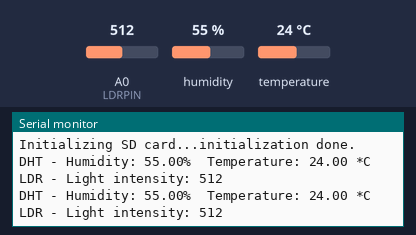
Recording of a sketch running on a simulated Arduino Uno, built with avr-gcc and run on an emulated ATmega328P. On the bench: the last lines printed to the serial monitor. Inputs (shaded band) come from the test bench; at power-on: humidity 55 %, A0 (LDRPIN) = 512, temperature 24 °C. The local clock reads 2024-03-15 10:24:30 at power-on unless the sketch sets it; storage starts empty.

Above: at 2.9 s.
3.0 s: humidity set to 22 %
At 4.9 s:
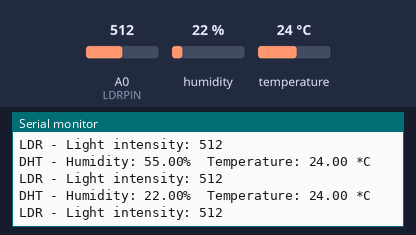
5.7 s: A0 (LDRPIN) set to 716
At 7.2 s:
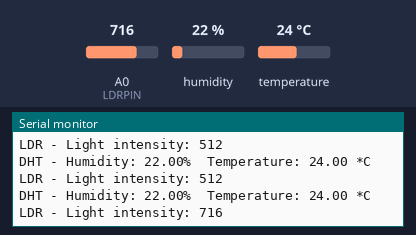
8.4 s: temperature set to 12 °C
At 10.9 s:
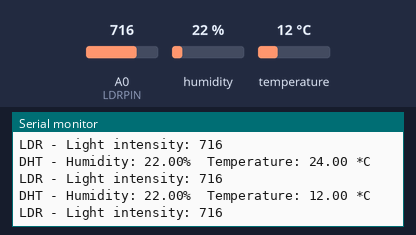
11.1 s: A0 (LDRPIN) set to 900
At 12.7 s:
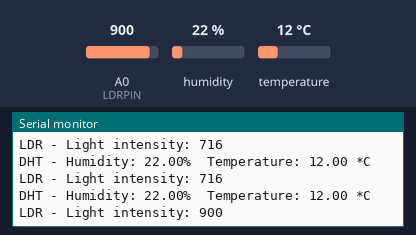
13.8 s: humidity set to 40 %
At 15.0 s:
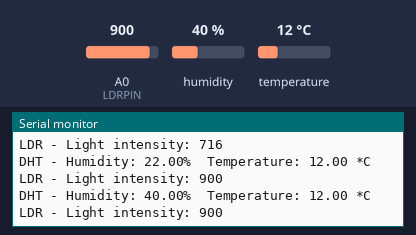
Timing chart, 0 to 16.8 s (numbered marks = the images above; inputs shaded):
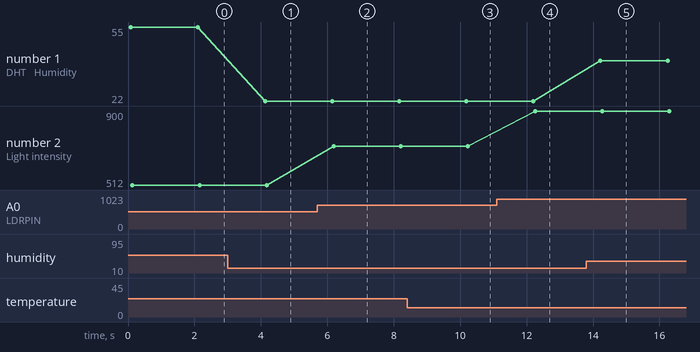

The sketch:

Teste5_adaptado.ino
```cpp
#include <SPI.h>
#include <SD.h>
#include <Wire.h>
#include <Adafruit_Sensor.h>
#include <Adafruit_BMP280.h>
#include <DHT.h>
#include <RTClib.h>

// Definindo pinos para o sensor DHT22
#define DHTPIN 2
#define DHTTYPE DHT22

// Definindo pino para o sensor LDR
#define LDRPIN A0

// Definindo pino CS para o módulo SD
const int chipSelect = 4;

DHT dht(DHTPIN, DHTTYPE); // Sensor DHT22
int ldrValue = 0; // Valor do sensor LDR

File dataFile;
RTC_DS3231 rtc;

// Protótipos das funções
bool openLogFile(const char* filename = "data.txt");
void closeLogFile();

// Variáveis para controle de tempo
DateTime now;
DateTime lastDay;

void setup() {
  Serial.begin(9600);
  Serial.println(F("DHT22, LDR, RTC DS3231 and SD test"));

  // Inicialização dos sensores
  dht.begin();

  // Inicialização do RTC DS3231
  Wire.begin();
  if (!rtc.begin()) {
    Serial.println(F("Couldn't find RTC"));
    while (1);
  }

  if (rtc.lostPower()) {
    Serial.println(F("RTC lost power, let's set the time!"));
    rtc.adjust(DateTime(F(__DATE__), F(__TIME__)));
  }

  // Inicialização do módulo SD
  Serial.print(F("Initializing SD card..."));
  if (!SD.begin(chipSelect)) {
    Serial.println(F("initialization failed!"));
    return;
  }
  Serial.println(F("initialization done."));

  // Abrir o arquivo de log para escrita no início
  openLogFile();
}

void loop() {
  now = rtc.now();

  // Verificar se mudou o dia
  if (now.day() != lastDay.day()) {
    // Fechar o arquivo do dia anterior, se estiver aberto
    closeLogFile();

    // Gerar o nome do arquivo no formato aAAAA_MM_DD
    char filename[15];
    sprintf(filename, "a%04d_%02d_%02d.txt", now.year(), now.month(), now.day());

    // Abrir o novo arquivo para escrita
    if (!openLogFile(filename)) {
      Serial.print(F("Error opening "));
      Serial.println(filename);
    }

    // Atualizar o último dia
    lastDay = now;
  }

  // Salvar o horário atual no arquivo SD
  if (dataFile) {
    dataFile.print(now.hour(), DEC);
    dataFile.print(':');
    dataFile.print(now.minute(), DEC);
    dataFile.print(':');
    dataFile.print(now.second(), DEC);
    dataFile.print(" - ");
  } else {
    Serial.println(F("error opening data.txt"));
  }

  // Leitura do sensor DHT22----------------------------------
  float h = dht.readHumidity();
  float t = dht.readTemperature();
  if (isnan(h) || isnan(t)) {
    Serial.println(F("Failed to read from DHT sensor!"));
  } else {
    Serial.print(F("DHT - Humidity: "));
    Serial.print(h);
    Serial.print(F("%  Temperature: "));
    Serial.print(t);
    Serial.println(" *C");

    // Escrever no arquivo SD
    if (dataFile) {
      dataFile.print(F("DHT - Humidity: "));
      dataFile.print(h);
      dataFile.print(F("%  Temperature: "));
      dataFile.print(t);
      dataFile.println(" *C");
    } else {
      Serial.println(F("error opening data.txt"));
    }
  }
  //-----------------------------------------------------------

  // Leitura do sensor LDR------------------------------------
  ldrValue = analogRead(LDRPIN);
  Serial.print(F("LDR - Light intensity: "));
  Serial.println(ldrValue);

  // Escrever no arquivo SD
  if (dataFile) {
    dataFile.print(F("LDR - Light intensity: "));
    dataFile.println(ldrValue);
  } else {
    Serial.println(F("error opening data.txt"));
  }
  //-----------------------------------------------------------

  Serial.println();
  delay(2000);
}

bool openLogFile(const char* filename) {
  dataFile = SD.open(filename, FILE_WRITE);
  return dataFile;
}

void closeLogFile() {
  if (dataFile) {
    dataFile.close();
  }
}
```

Measured:
- after the input at 3.0 s, the serial monitor: prints a new line after 1.1 s (image 1)
- after the input at 5.7 s, the serial monitor: prints a new line after 0.49 s (image 2)
- after the input at 8.4 s, the serial monitor: prints a new line after 1.8 s (image 3)
- after the input at 11.1 s, the serial monitor: prints a new line after 1.2 s (image 4)
- after the input at 13.8 s, the serial monitor: prints a new line after 0.42 s (image 5)
- plotted number 1: 22 → 40 after the input at 13.8 s
- plotted number 2: 512 → 716 after the input at 5.7 s, 716 → 900 after the input at 11.1 s
